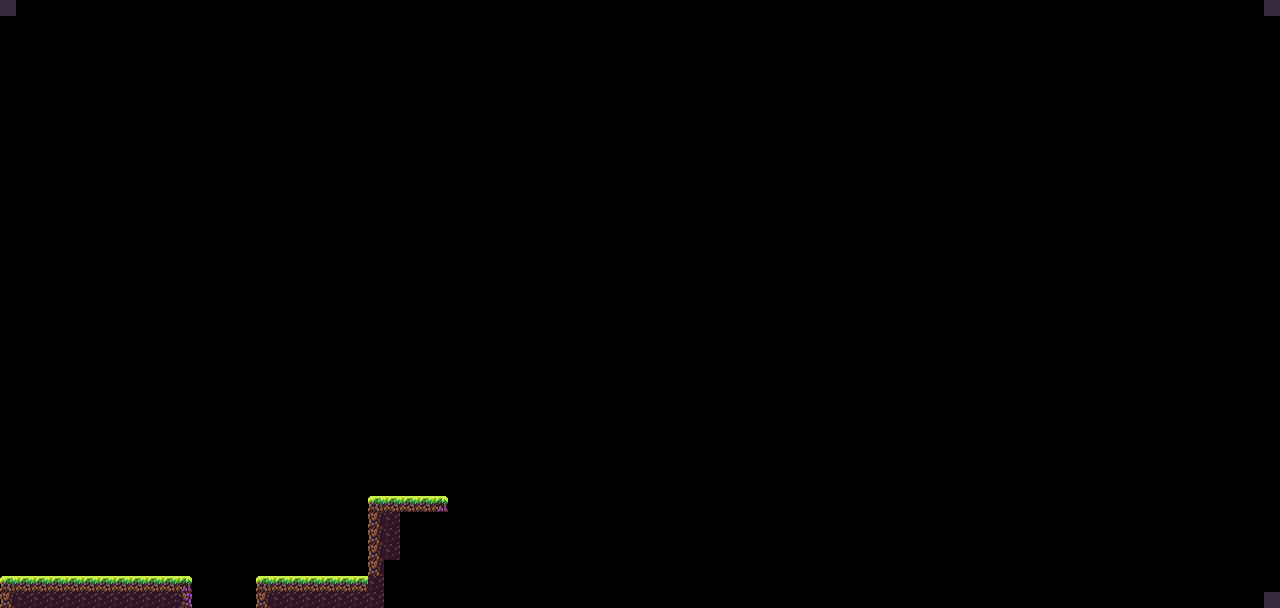

The image is a tile-based game level rendered from a .tmx file. Its description and complete source (layers, tilesets, objects, tile grids) follow:
An orthogonal 80x38 tile map with 16x16 px tiles, 1 tile layer (Tile Layer 1).

<map version="1.8" tiledversion="1.8.4" orientation="orthogonal" renderorder="right-down" width="80" height="38" tilewidth="16" tileheight="16" infinite="0" nextlayerid="2" nextobjectid="1">
 <tileset firstgid="1" name="ground" tilewidth="16" tileheight="16" tilecount="48" columns="8">
  <image source="FreeCuteTileset/Tileset.png" width="128" height="96" />
 </tileset>
 <layer id="1" name="Tile Layer 1" width="80" height="38">
  <data encoding="csv">
34,0,0,0,0,0,0,0,0,0,0,0,0,0,0,0,0,0,0,0,0,0,0,0,0,0,0,0,0,0,0,0,0,0,0,0,0,0,0,0,0,0,0,0,0,0,0,0,0,0,0,0,0,0,0,0,0,0,0,0,0,0,0,0,0,0,0,0,0,0,0,0,0,0,0,0,0,0,0,34,
0,0,0,0,0,0,0,0,0,0,0,0,0,0,0,0,0,0,0,0,0,0,0,0,0,0,0,0,0,0,0,0,0,0,0,0,0,0,0,0,0,0,0,0,0,0,0,0,0,0,0,0,0,0,0,0,0,0,0,0,0,0,0,0,0,0,0,0,0,0,0,0,0,0,0,0,0,0,0,0,
0,0,0,0,0,0,0,0,0,0,0,0,0,0,0,0,0,0,0,0,0,0,0,0,0,0,0,0,0,0,0,0,0,0,0,0,0,0,0,0,0,0,0,0,0,0,0,0,0,0,0,0,0,0,0,0,0,0,0,0,0,0,0,0,0,0,0,0,0,0,0,0,0,0,0,0,0,0,0,0,
0,0,0,0,0,0,0,0,0,0,0,0,0,0,0,0,0,0,0,0,0,0,0,0,0,0,0,0,0,0,0,0,0,0,0,0,0,0,0,0,0,0,0,0,0,0,0,0,0,0,0,0,0,0,0,0,0,0,0,0,0,0,0,0,0,0,0,0,0,0,0,0,0,0,0,0,0,0,0,0,
0,0,0,0,0,0,0,0,0,0,0,0,0,0,0,0,0,0,0,0,0,0,0,0,0,0,0,0,0,0,0,0,0,0,0,0,0,0,0,0,0,0,0,0,0,0,0,0,0,0,0,0,0,0,0,0,0,0,0,0,0,0,0,0,0,0,0,0,0,0,0,0,0,0,0,0,0,0,0,0,
0,0,0,0,0,0,0,0,0,0,0,0,0,0,0,0,0,0,0,0,0,0,0,0,0,0,0,0,0,0,0,0,0,0,0,0,0,0,0,0,0,0,0,0,0,0,0,0,0,0,0,0,0,0,0,0,0,0,0,0,0,0,0,0,0,0,0,0,0,0,0,0,0,0,0,0,0,0,0,0,
0,0,0,0,0,0,0,0,0,0,0,0,0,0,0,0,0,0,0,0,0,0,0,0,0,0,0,0,0,0,0,0,0,0,0,0,0,0,0,0,0,0,0,0,0,0,0,0,0,0,0,0,0,0,0,0,0,0,0,0,0,0,0,0,0,0,0,0,0,0,0,0,0,0,0,0,0,0,0,0,
0,0,0,0,0,0,0,0,0,0,0,0,0,0,0,0,0,0,0,0,0,0,0,0,0,0,0,0,0,0,0,0,0,0,0,0,0,0,0,0,0,0,0,0,0,0,0,0,0,0,0,0,0,0,0,0,0,0,0,0,0,0,0,0,0,0,0,0,0,0,0,0,0,0,0,0,0,0,0,0,
0,0,0,0,0,0,0,0,0,0,0,0,0,0,0,0,0,0,0,0,0,0,0,0,0,0,0,0,0,0,0,0,0,0,0,0,0,0,0,0,0,0,0,0,0,0,0,0,0,0,0,0,0,0,0,0,0,0,0,0,0,0,0,0,0,0,0,0,0,0,0,0,0,0,0,0,0,0,0,0,
0,0,0,0,0,0,0,0,0,0,0,0,0,0,0,0,0,0,0,0,0,0,0,0,0,0,0,0,0,0,0,0,0,0,0,0,0,0,0,0,0,0,0,0,0,0,0,0,0,0,0,0,0,0,0,0,0,0,0,0,0,0,0,0,0,0,0,0,0,0,0,0,0,0,0,0,0,0,0,0,
0,0,0,0,0,0,0,0,0,0,0,0,0,0,0,0,0,0,0,0,0,0,0,0,0,0,0,0,0,0,0,0,0,0,0,0,0,0,0,0,0,0,0,0,0,0,0,0,0,0,0,0,0,0,0,0,0,0,0,0,0,0,0,0,0,0,0,0,0,0,0,0,0,0,0,0,0,0,0,0,
0,0,0,0,0,0,0,0,0,0,0,0,0,0,0,0,0,0,0,0,0,0,0,0,0,0,0,0,0,0,0,0,0,0,0,0,0,0,0,0,0,0,0,0,0,0,0,0,0,0,0,0,0,0,0,0,0,0,0,0,0,0,0,0,0,0,0,0,0,0,0,0,0,0,0,0,0,0,0,0,
0,0,0,0,0,0,0,0,0,0,0,0,0,0,0,0,0,0,0,0,0,0,0,0,0,0,0,0,0,0,0,0,0,0,0,0,0,0,0,0,0,0,0,0,0,0,0,0,0,0,0,0,0,0,0,0,0,0,0,0,0,0,0,0,0,0,0,0,0,0,0,0,0,0,0,0,0,0,0,0,
0,0,0,0,0,0,0,0,0,0,0,0,0,0,0,0,0,0,0,0,0,0,0,0,0,0,0,0,0,0,0,0,0,0,0,0,0,0,0,0,0,0,0,0,0,0,0,0,0,0,0,0,0,0,0,0,0,0,0,0,0,0,0,0,0,0,0,0,0,0,0,0,0,0,0,0,0,0,0,0,
0,0,0,0,0,0,0,0,0,0,0,0,0,0,0,0,0,0,0,0,0,0,0,0,0,0,0,0,0,0,0,0,0,0,0,0,0,0,0,0,0,0,0,0,0,0,0,0,0,0,0,0,0,0,0,0,0,0,0,0,0,0,0,0,0,0,0,0,0,0,0,0,0,0,0,0,0,0,0,0,
0,0,0,0,0,0,0,0,0,0,0,0,0,0,0,0,0,0,0,0,0,0,0,0,0,0,0,0,0,0,0,0,0,0,0,0,0,0,0,0,0,0,0,0,0,0,0,0,0,0,0,0,0,0,0,0,0,0,0,0,0,0,0,0,0,0,0,0,0,0,0,0,0,0,0,0,0,0,0,0,
0,0,0,0,0,0,0,0,0,0,0,0,0,0,0,0,0,0,0,0,0,0,0,0,0,0,0,0,0,0,0,0,0,0,0,0,0,0,0,0,0,0,0,0,0,0,0,0,0,0,0,0,0,0,0,0,0,0,0,0,0,0,0,0,0,0,0,0,0,0,0,0,0,0,0,0,0,0,0,0,
0,0,0,0,0,0,0,0,0,0,0,0,0,0,0,0,0,0,0,0,0,0,0,0,0,0,0,0,0,0,0,0,0,0,0,0,0,0,0,0,0,0,0,0,0,0,0,0,0,0,0,0,0,0,0,0,0,0,0,0,0,0,0,0,0,0,0,0,0,0,0,0,0,0,0,0,0,0,0,0,
0,0,0,0,0,0,0,0,0,0,0,0,0,0,0,0,0,0,0,0,0,0,0,0,0,0,0,0,0,0,0,0,0,0,0,0,0,0,0,0,0,0,0,0,0,0,0,0,0,0,0,0,0,0,0,0,0,0,0,0,0,0,0,0,0,0,0,0,0,0,0,0,0,0,0,0,0,0,0,0,
0,0,0,0,0,0,0,0,0,0,0,0,0,0,0,0,0,0,0,0,0,0,0,0,0,0,0,0,0,0,0,0,0,0,0,0,0,0,0,0,0,0,0,0,0,0,0,0,0,0,0,0,0,0,0,0,0,0,0,0,0,0,0,0,0,0,0,0,0,0,0,0,0,0,0,0,0,0,0,0,
0,0,0,0,0,0,0,0,0,0,0,0,0,0,0,0,0,0,0,0,0,0,0,0,0,0,0,0,0,0,0,0,0,0,0,0,0,0,0,0,0,0,0,0,0,0,0,0,0,0,0,0,0,0,0,0,0,0,0,0,0,0,0,0,0,0,0,0,0,0,0,0,0,0,0,0,0,0,0,0,
0,0,0,0,0,0,0,0,0,0,0,0,0,0,0,0,0,0,0,0,0,0,0,0,0,0,0,0,0,0,0,0,0,0,0,0,0,0,0,0,0,0,0,0,0,0,0,0,0,0,0,0,0,0,0,0,0,0,0,0,0,0,0,0,0,0,0,0,0,0,0,0,0,0,0,0,0,0,0,0,
0,0,0,0,0,0,0,0,0,0,0,0,0,0,0,0,0,0,0,0,0,0,0,0,0,0,0,0,0,0,0,0,0,0,0,0,0,0,0,0,0,0,0,0,0,0,0,0,0,0,0,0,0,0,0,0,0,0,0,0,0,0,0,0,0,0,0,0,0,0,0,0,0,0,0,0,0,0,0,0,
0,0,0,0,0,0,0,0,0,0,0,0,0,0,0,0,0,0,0,0,0,0,0,0,0,0,0,0,0,0,0,0,0,0,0,0,0,0,0,0,0,0,0,0,0,0,0,0,0,0,0,0,0,0,0,0,0,0,0,0,0,0,0,0,0,0,0,0,0,0,0,0,0,0,0,0,0,0,0,0,
0,0,0,0,0,0,0,0,0,0,0,0,0,0,0,0,0,0,0,0,0,0,0,0,0,0,0,0,0,0,0,0,0,0,0,0,0,0,0,0,0,0,0,0,0,0,0,0,0,0,0,0,0,0,0,0,0,0,0,0,0,0,0,0,0,0,0,0,0,0,0,0,0,0,0,0,0,0,0,0,
0,0,0,0,0,0,0,0,0,0,0,0,0,0,0,0,0,0,0,0,0,0,0,0,0,0,0,0,0,0,0,0,0,0,0,0,0,0,0,0,0,0,0,0,0,0,0,0,0,0,0,0,0,0,0,0,0,0,0,0,0,0,0,0,0,0,0,0,0,0,0,0,0,0,0,0,0,0,0,0,
0,0,0,0,0,0,0,0,0,0,0,0,0,0,0,0,0,0,0,0,0,0,0,0,0,0,0,0,0,0,0,0,0,0,0,0,0,0,0,0,0,0,0,0,0,0,0,0,0,0,0,0,0,0,0,0,0,0,0,0,0,0,0,0,0,0,0,0,0,0,0,0,0,0,0,0,0,0,0,0,
0,0,0,0,0,0,0,0,0,0,0,0,0,0,0,0,0,0,0,0,0,0,0,0,0,0,0,0,0,0,0,0,0,0,0,0,0,0,0,0,0,0,0,0,0,0,0,0,0,0,0,0,0,0,0,0,0,0,0,0,0,0,0,0,0,0,0,0,0,0,0,0,0,0,0,0,0,0,0,0,
0,0,0,0,0,0,0,0,0,0,0,0,0,0,0,0,0,0,0,0,0,0,0,0,0,0,0,0,0,0,0,0,0,0,0,0,0,0,0,0,0,0,0,0,0,0,0,0,0,0,0,0,0,0,0,0,0,0,0,0,0,0,0,0,0,0,0,0,0,0,0,0,0,0,0,0,0,0,0,0,
0,0,0,0,0,0,0,0,0,0,0,0,0,0,0,0,0,0,0,0,0,0,0,0,0,0,0,0,0,0,0,0,0,0,0,0,0,0,0,0,0,0,0,0,0,0,0,0,0,0,0,0,0,0,0,0,0,0,0,0,0,0,0,0,0,0,0,0,0,0,0,0,0,0,0,0,0,0,0,0,
0,0,0,0,0,0,0,0,0,0,0,0,0,0,0,0,0,0,0,0,0,0,0,0,0,0,0,0,0,0,0,0,0,0,0,0,0,0,0,0,0,0,0,0,0,0,0,0,0,0,0,0,0,0,0,0,0,0,0,0,0,0,0,0,0,0,0,0,0,0,0,0,0,0,0,0,0,0,0,0,
0,0,0,0,0,0,0,0,0,0,0,0,0,0,0,0,0,0,0,0,0,0,0,1,2,2,2,3,0,0,0,0,0,0,0,0,0,0,0,0,0,0,0,0,0,0,0,0,0,0,0,0,0,0,0,0,0,0,0,0,0,0,0,0,0,0,0,0,0,0,0,0,0,0,0,0,0,0,0,0,
0,0,0,0,0,0,0,0,0,0,0,0,0,0,0,0,0,0,0,0,0,0,0,9,10,0,0,0,0,0,0,0,0,0,0,0,0,0,0,0,0,0,0,0,0,0,0,0,0,0,0,0,0,0,0,0,0,0,0,0,0,0,0,0,0,0,0,0,0,0,0,0,0,0,0,0,0,0,0,0,
0,0,0,0,0,0,0,0,0,0,0,0,0,0,0,0,0,0,0,0,0,0,0,9,10,0,0,0,0,0,0,0,0,0,0,0,0,0,0,0,0,0,0,0,0,0,0,0,0,0,0,0,0,0,0,0,0,0,0,0,0,0,0,0,0,0,0,0,0,0,0,0,0,0,0,0,0,0,0,0,
0,0,0,0,0,0,0,0,0,0,0,0,0,0,0,0,0,0,0,0,0,0,0,9,10,0,0,0,0,0,0,0,0,0,0,0,0,0,0,0,0,0,0,0,0,0,0,0,0,0,0,0,0,0,0,0,0,0,0,0,0,0,0,0,0,0,0,0,0,0,0,0,0,0,0,0,0,0,0,0,
0,0,0,0,0,0,0,0,0,0,0,0,0,0,0,0,0,0,0,0,0,0,0,9,0,0,0,0,0,0,0,0,0,0,0,0,0,0,0,0,0,0,0,0,0,0,0,0,0,0,0,0,0,0,0,0,0,0,0,0,0,0,0,0,0,0,0,0,0,0,0,0,0,0,0,0,0,0,0,0,
1,2,2,2,2,2,2,2,2,2,2,3,0,0,0,0,1,2,2,2,2,2,2,10,0,0,0,0,0,0,0,0,0,0,0,0,0,0,0,0,0,0,0,0,0,0,0,0,0,0,0,0,0,0,0,0,0,0,0,0,0,0,0,0,0,0,0,0,0,0,0,0,0,0,0,0,0,0,0,0,
9,10,10,10,10,10,10,10,10,10,10,11,0,0,0,0,9,10,10,10,10,10,10,10,0,0,0,0,0,0,0,0,0,0,0,0,0,0,0,0,0,0,0,0,0,0,0,0,0,0,0,0,0,0,0,0,0,0,0,0,0,0,0,0,0,0,0,0,0,0,0,0,0,0,0,0,0,0,0,34
</data>
 </layer>
</map>
